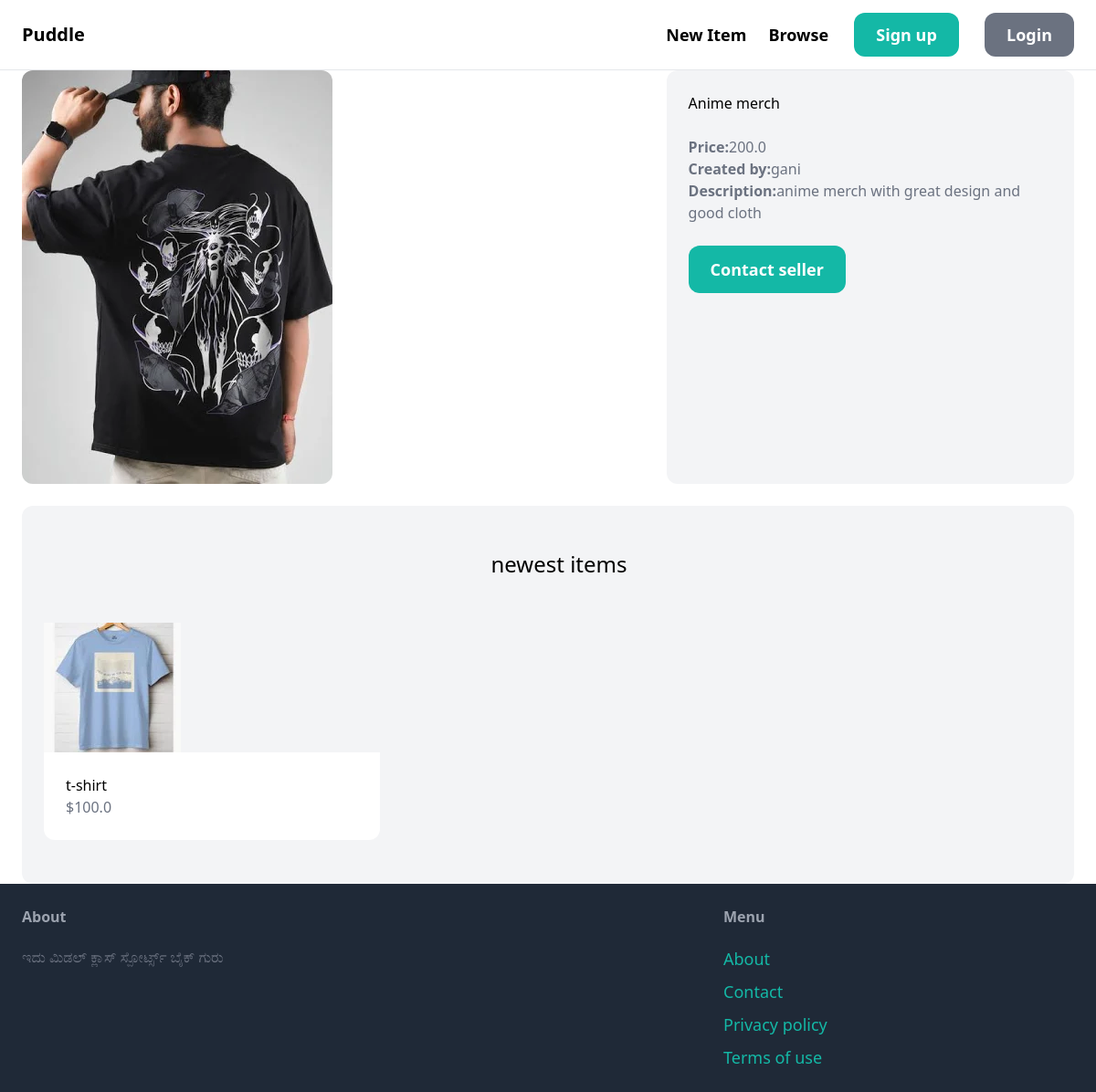
Page /items/3 on the earlier database version.
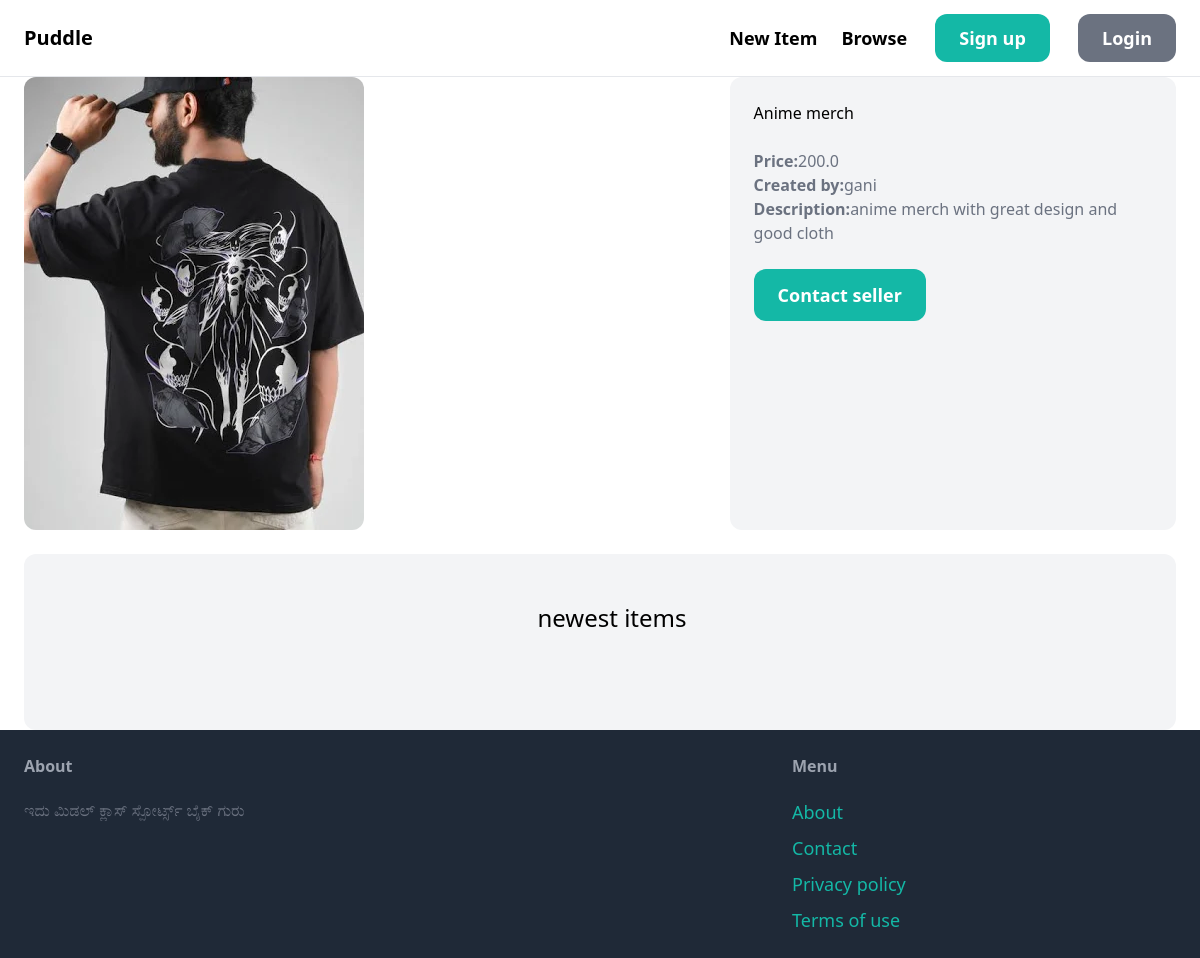
Same page on the later database version.
### item/models.py (models this page shows, shortened)
class Item(models.Model):
    category = models.ForeignKey(Category,related_name='items',on_delete=models.CASCADE)
    name = models.CharField(max_length=255)
    description = models.TextField(blank=True,null=True)
    price = models.FloatField()
    image = models.ImageField(upload_to='item_images',blank=True,null=True)
    is_sold = models.BooleanField(default=False)
    created_at = models.DateField(auto_now_add=True)
    created_by = models.ForeignKey(User,related_name='items',on_delete=models.CASCADE)

### item/views.py (the view)
# urls.py: path('<int:pk>',views.detail,name='detail'),
def detail(request, pk):
    item = get_object_or_404(Item, pk = pk)
    related_items = Item.objects.filter(category=item.category, is_sold=False).exclude(pk=pk)[0:3]
    context = {'item':item,'related_items':related_items}
    return render(request,'item/detail.html',context)

### item/templates/item/detail.html (shortened to what this page needs)
{%extends 'base.html'%}
{%block content%}
    <div class="grid grid-cols-5 gap-6">
        <div class='col-span-3'>
            <img src="{{item.image.url}}" class="rounded-xl">
        </div>
        <div class="col-span-2 p-6 bg-gray-100 rounded-xl">
            <h1 class="mb-6 text2xl">{{item.name}}<h1>
            <p class="text-gray-500"><strong>Price:</strong>{{item.price}}</p>
            <p class="text-gray-500"><strong>Created by:</strong>{{item.created_by}}</p>
            {%if item.description %}
            <p class="text-gray-500"><strong>Description:</strong>{{item.description}}<p>
            {%endif%}
            {%if request.user == item.created_by %}
                <div class='mt-6 p-6 bg-white rounded-xl'>
                    <p> This is your Item</p>
                    <a href="{%url 'item:delete' item.id %}" class="inline-block mt-6 px-6 py-3 text-lg font-semibold bg-red-600 text-white rounded-xl">Delte</a>
                    <a href="{%url 'item:edit' item.id%}" class="inline-block mt-6 px-6 py-3 text-lg font-semibold bg-teal-500 text-white rounded-xl">Edit</a>
                </div>
            {%else%}
                <a href="{%url 'conversation:new' item.id%}" class="inline-block mt-6 px-6 py-3 text-lg font-semibold bg-teal-500 text-white rounded-xl hover:bg-teal-700">Contact seller</a>
            {%endif%}
        </div>
    </div>
    <div class="mt-6 ps-6 py-12 bg-gray-100 rounded-xl">
        <h2 class="mb-12 text-2xl text-center">newest items</h2>
        <div class="grid grid-cols-3 gap-3">
            {%for item in related_items%}
                <div>
                    <a href="{%url 'item:detail' item.id%}">
                        <div>
                            <img src="{{item.image}}" class="rounde-t-xl">
                        </div>
                        <div class="p-6 bg-white rounded-b-xl">
                            <h2 class-"text-2xl">{{item.name}}</h2>
                            <p class="text-gray-500">${{item.price}}</p>
                        </div>
                    </a>
                </div>
            {% endfor %}
        </div>
    </div>
{%endblock content%}

Differences in the rows shown:
removed Item: image (picture), name "t-shirt", price "100.0"
